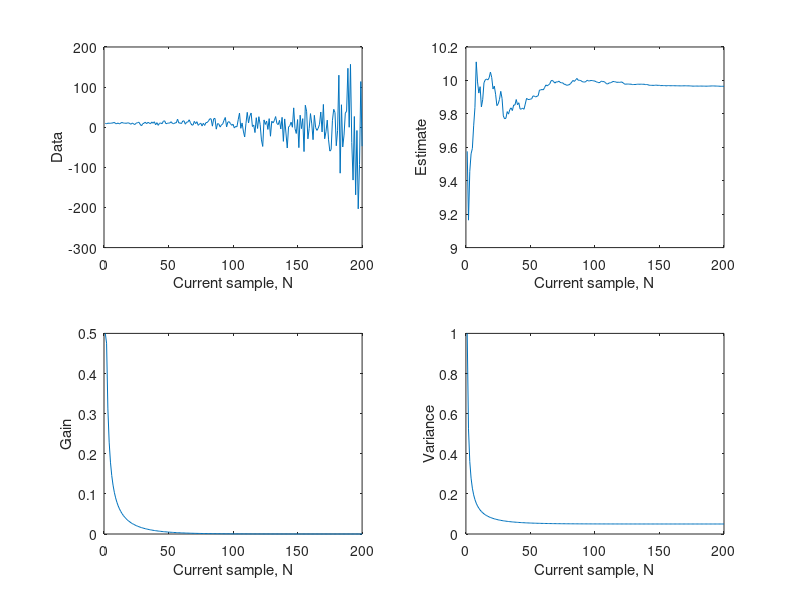

Here is the MATLAB script that generated this plot: (Note: this script raises an error after producing the figure.)
%% This is for EENG 5620 Statistical Signal Processing
%-------------------------------------------------------------------------%
% % Assignment 4 Problem 8.22 from the text book, what I am trying to do
% is to write a Monte Carlo simulation code for the problem, and then plot
% serveral pictures including the data sequences, estimator, gain, variance
% sequences.
%                                                                         %
% Copyright 2018, Shengjun(Zhang) Zhang, All rights reserved.             %
%                                                                         %
%-------------------------------------------------------------------------%
clc; clear; close all;
%-------------------------------------------------------------------------%
% % Initialize different parameters
    A = 10;
    N = 200;
    A_estimator = zeros(1, N);
    K = zeros(1, N);
    var_A = zeros(1, N);
    sigma2_0 = 1;
    x = zeros(1, N);
%-------------------------------------------------------------------------%
% % For different r 
% r = 1;
% r = 0.95;
r = 1.05;
%-------------------------------------------------------------------------%
    x0 = A + sqrt(sigma2_0)*randn;
    A_estimator(1) = x0;
    var_A(1) = sigma2_0;
    x(1) = x0;
    K(1) = 0.5; % % From (8.41)
%-------------------------------------------------------------------------%
% % Monte Carlo Simulation, generate data and update estimator, gain and variance.
for i = 2: N
        sigma2 = r^i;
        x(i) = A + sqrt(sigma2)*randn;        
        K(i) = var_A(i-1)/(var_A(i-1) + sigma2);        
        A_estimator(i) = A_estimator(i-1)+K(i)*(x(i)-A_estimator(i-1));       
        var_A(i) = (1-K(i))*var_A(i-1);
end
%-------------------------------------------------------------------------%
% % Plot
%-------------------------------------------------------------------------%
figure(1);
iteration = 1 : N;

subplot(2,2,1);
plot(iteration,  x);
xlabel('Current sample, N'),ylabel('Data');

subplot(2,2,2);
plot(iteration,  A_estimator);
xlabel('Current sample, N'),ylabel('Estimate');

subplot(2,2,3);
plot(iteration,  K);
xlabel('Current sample, N'),ylabel('Gain');

subplot(2,2,4);
plot(iteration,  var_A);
xlabel('Current sample, N'),ylabel('Variance');

suptitle('r = 1.05');
disp('Done!');
%-------------------------------------------------------------------------%
